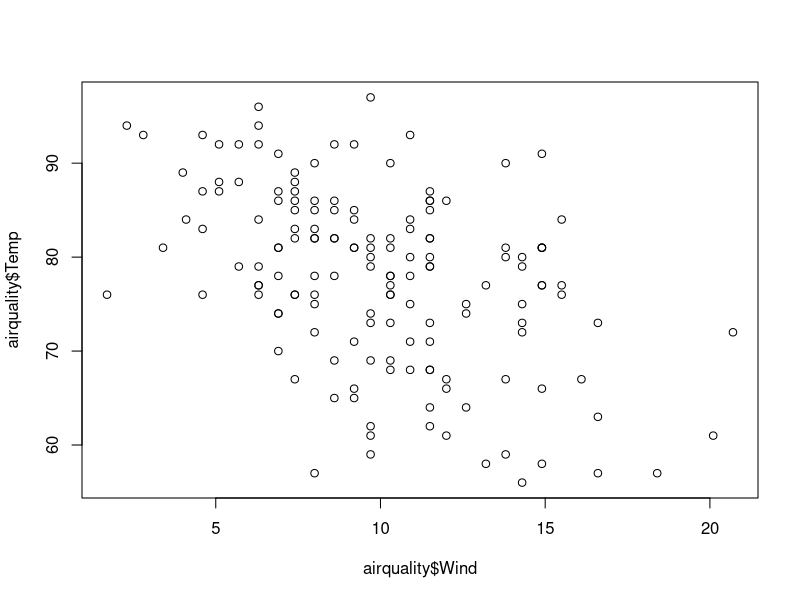
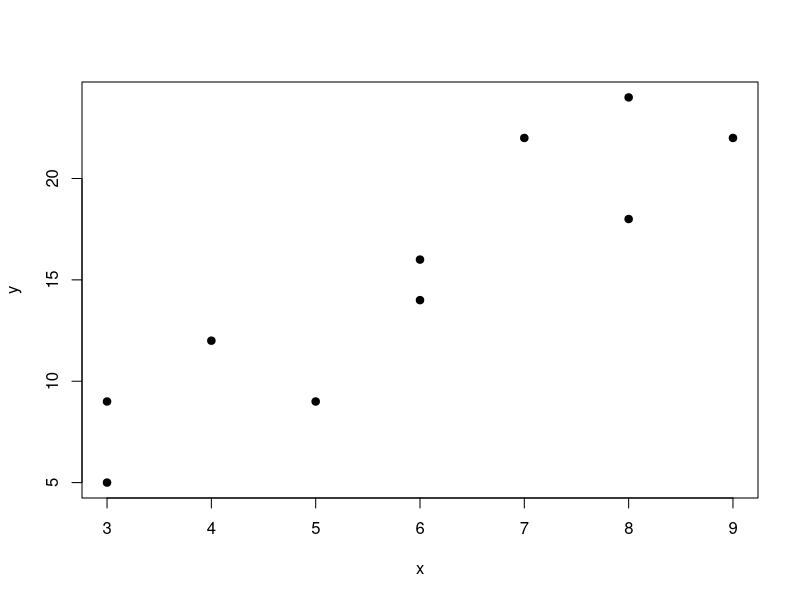
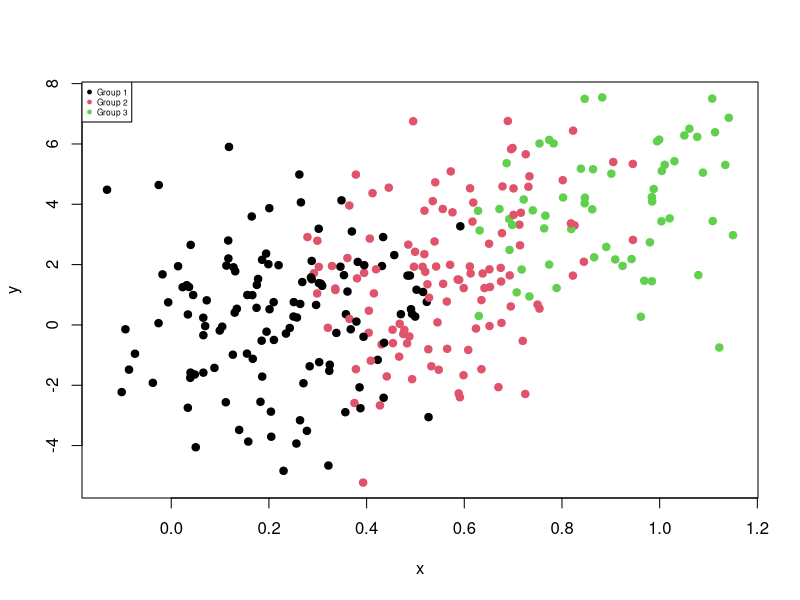
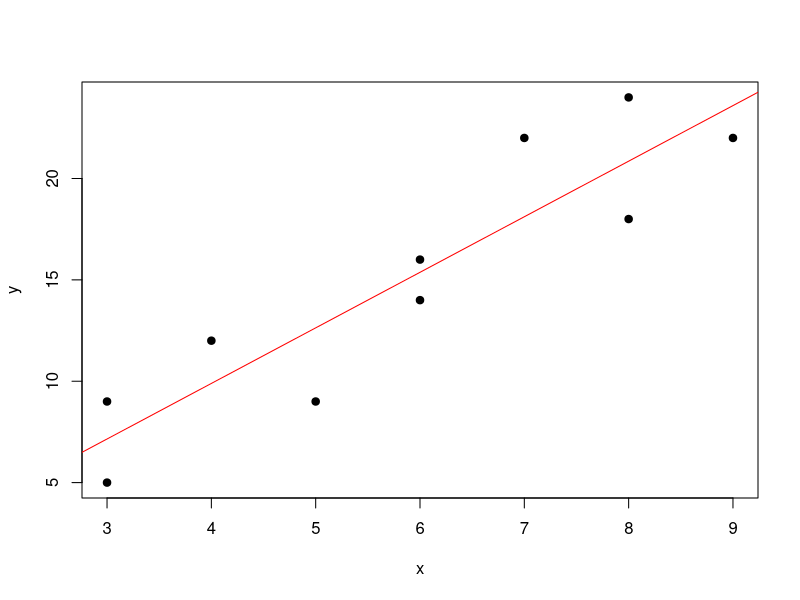
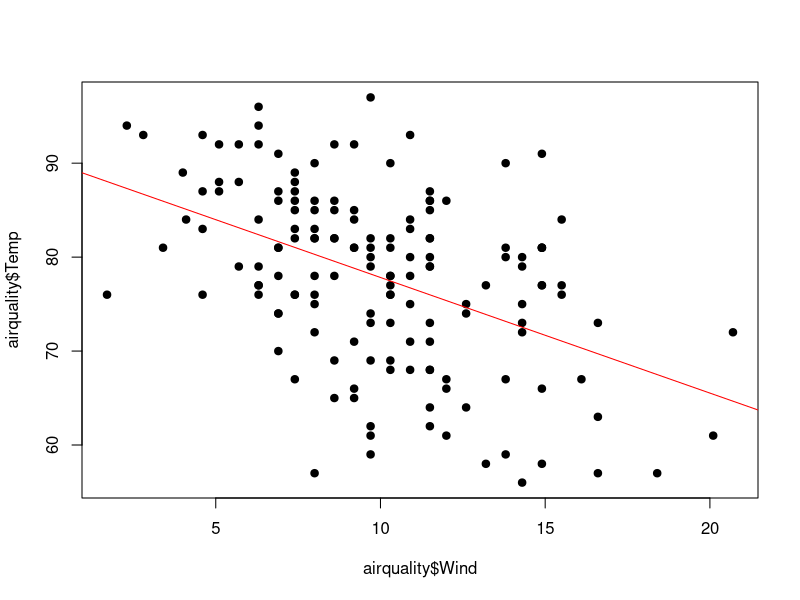
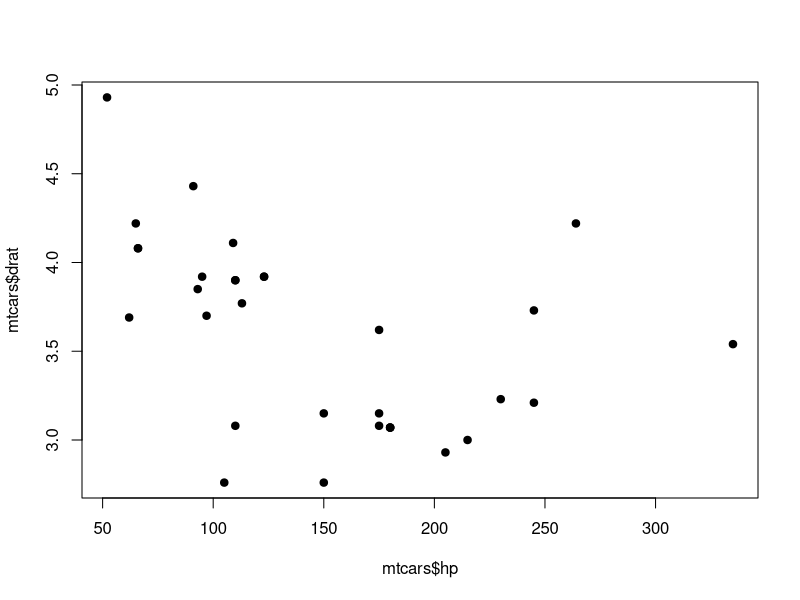
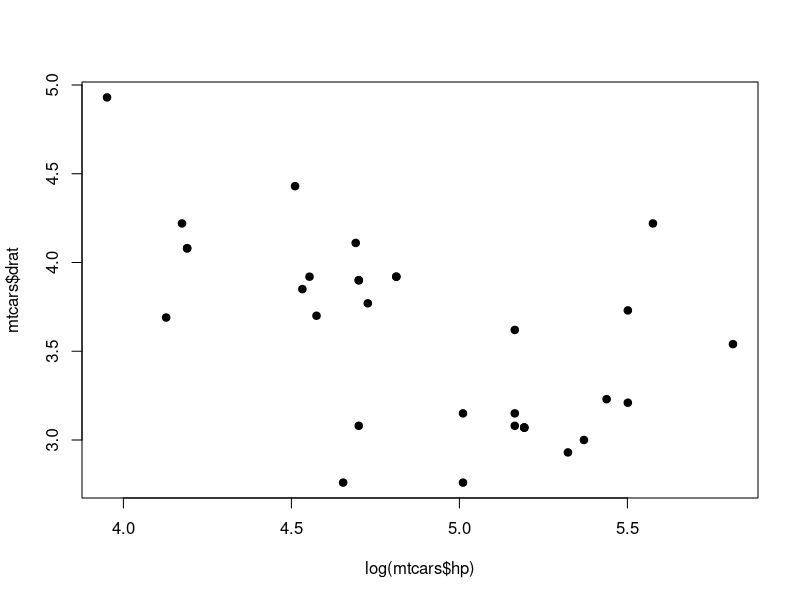
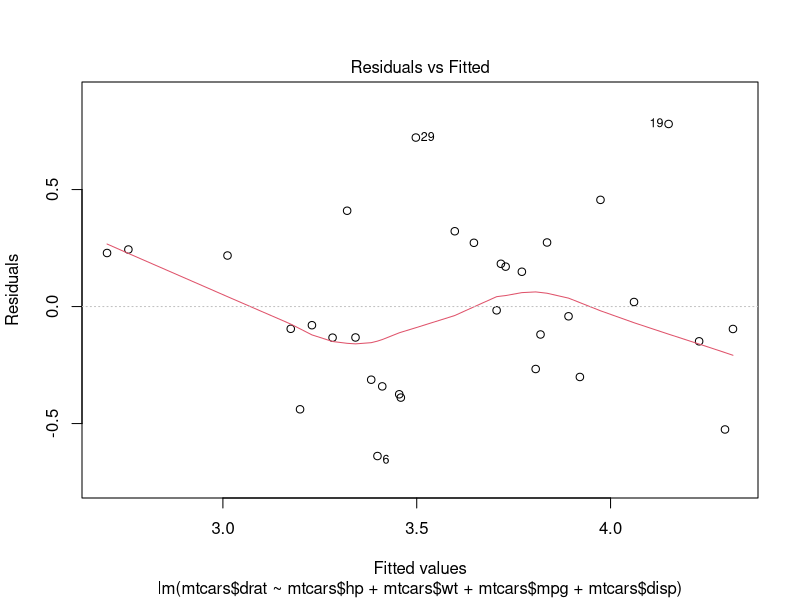

Here is the R script that generated these plots, in order:
## 예제 10.4
plot(airquality$Wind, airquality$Temp)

x <- c(3,3,4,5,6,6,7,8,8,9)
y <- c(9,5,12,9,14,16,22,18,24,22)

plot(x,y, type = "p", pch = 19)


# r scatter plot
# Data
set.seed(1201)
x <- runif(300)
y <- 5 * x ^ 2 + rnorm(length(x), sd = 2)
group <- ifelse(x < 0.4, "Group 1",
                ifelse(x > 0.8, "Group 3",
                       "Group 2"))
# Some noise after defining the groups
x <- x + runif(length(x), -0.2, 0.2)

# Scatter plot
plot(x, y,
     pch = 19,
     col = factor(group))

# Legend
legend("topleft",
       legend = levels(factor(group)),
       pch = 19, cex = 0.5,
       col = factor(levels(factor(group))))



## 표 10.3
x <- c(3,3,4,5,6,6,7,8,8,9)
y <- c(9,5,12,9,14,16,22,18,24,22)

length(x)
length(y)

fit <- lm(y ~ x)
summary(fit)

# plot
plot(x,y,type = "p", pch = 19)
abline(fit, col = "red")

# 잔차
fit$residuals

# 회귀계수
fit$coefficients

# yhat(추정량)
fit$fitted.values

# rank
fit$rank

## 예제 10.5
x <- c(3,3,4,5,6,6,7,8,8,9)
y <- c(9,5,12,9,14,16,22,18,24,22)

length(x)
length(y)

fit <- lm(y ~ x)
summary(fit)

data("airquality")
View(airquality)

airquality$Wind
airquality$Temp

fit <- lm(Temp ~ Wind, data = airquality)
summary(fit)

# plot
plot(airquality$Wind,airquality$Temp,type = "p", pch = 19)
abline(fit, col = "red")

## 예제 10.6
airquality$Wind
airquality$Temp

confint(fit, level = 0.95) # 회귀계수에 대한 신뢰구간

## 예제 10.7
predict(fit)
fitted(fit)

# 예측과 신뢰구간
predict.lm(fit, interval = "confidence")

# 예측과  예측구간
predict.lm(fit, interval = "prediction")

# 새로운 데이터에 대한 예측과 신뢰구간
fit <- lm(Temp ~ Wind, data = airquality)
summary(fit)

Wind <- seq(from = 9, to = 10, by = 0.1)
length(Wind)
nd <- data.frame(Wind) # b1 이름이랑 똑같아야 한다
predict.lm(fit, newdata = nd, interval = "confidence", level = 0.95)

predict.lm(fit, newdata = nd, interval = "prediction", level = 0.95)


# 선형변환
View(mtcars)
str(mtcars)

plot(mtcars$hp, mtcars$drat, type = "p", pch = 19)
fit <- lm(mtcars$drat ~ mtcars$hp)
summary(fit)

plot(log(mtcars$hp), mtcars$drat, type = "p", pch = 19)
fit <- lm(mtcars$drat ~ log(mtcars$hp))
summary(fit)


# 다중회귀
fit <- lm(mtcars$drat ~ mtcars$hp + mtcars$wt + mtcars$mpg + mtcars$disp)
summary(fit)

# 잔차분석
par(mfrow = c(1,1))
plot(fit)

# 1 : 잔차 ~ 회귀선 -> 1) 잔차 형태가 커브 : 선형성 의심, 2) 등분산성 의심
# 2 : QQplot -> 정규성
# 3: scaled 잔차 ~ 회귀선 -> 등분산성
# 4 : 이상치 확인
